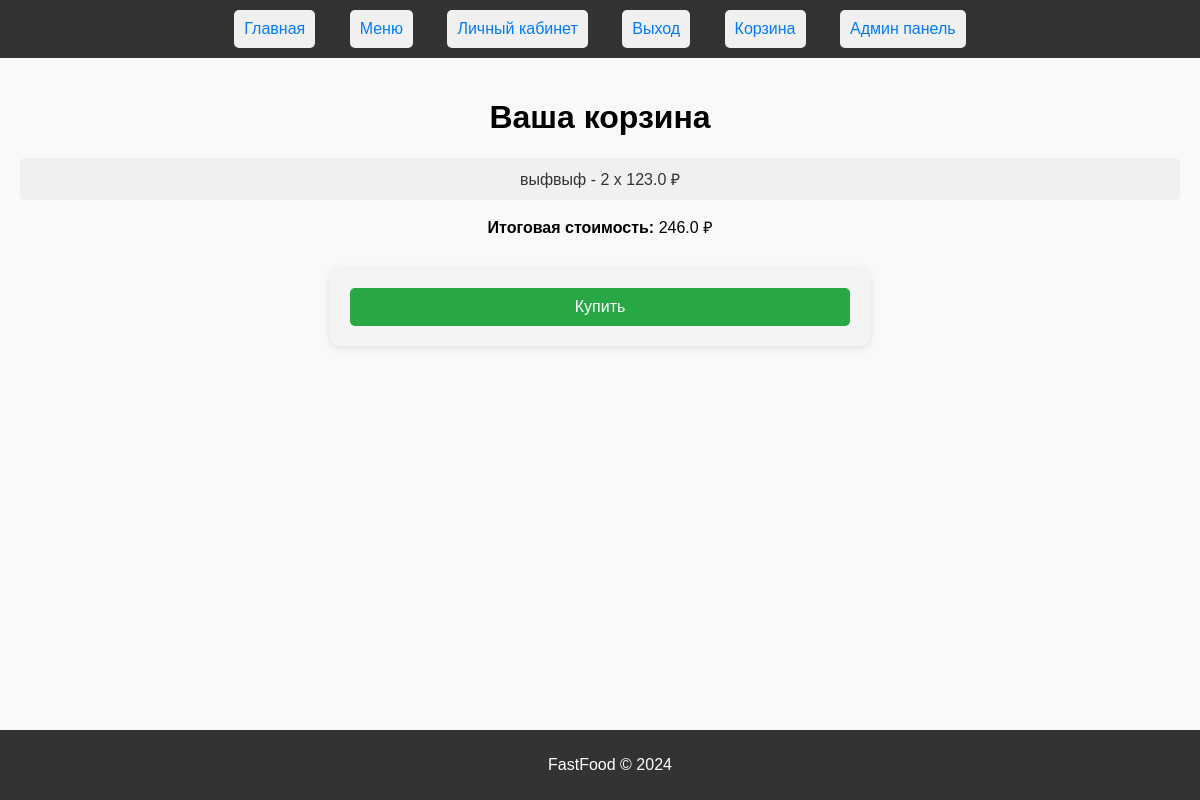
The page /cart (signed in) on the database its author committed.
### models.py (models this page shows)
class CartItem(Base):
    __tablename__ = 'cart_items'
    id = Column(Integer, primary_key=True, index=True)
    product_id = Column(Integer, ForeignKey('products.id'), nullable=False)
    user_id = Column(Integer, ForeignKey('clients.id'), nullable=False)
    quantity = Column(Integer, nullable=False, default=1)
    product = relationship('Product', back_populates="cart_items")
    user = relationship('Client', back_populates="cart_items")

class Product(Base):
    __tablename__ = 'products'
    id = Column(Integer, primary_key=True, index=True)
    name = Column(String, nullable=False)
    price = Column(Float, nullable=False)
    quantity_in_stock = Column(Integer, default=0)
    cart_items = relationship("CartItem", back_populates="product")

### main.py (the view)
@app.get("/cart", response_class=HTMLResponse)
async def cart(request: Request, db: Session = Depends(get_db)):
    user_email = request.cookies.get("user_email")
    if not user_email:
        return RedirectResponse("/login")
    user = db.query(Client).filter(Client.email == user_email).first()
    if not user:
        raise HTTPException(status_code=404, detail="Пользователь не найден")
    cart_items = db.query(CartItem).join(Product).filter(CartItem.user_id == user.id).all()
    total_price = sum(item.product.price * item.quantity for item in cart_items)
    return templates.TemplateResponse("cart.html", {"request": request, "cart_items": cart_items, "total_price": total_price})

### templates/cart.html (shortened to what this page needs)
{% extends "base.html" %}
{% block content %}
<h1>Ваша корзина</h1>
<ul>
    {% for item in cart_items %}
    <li>{{ item.product.name }} - {{ item.quantity }} x {{ item.product.price }} ₽</li>
    {% endfor %}
</ul>
<p><strong>Итоговая стоимость:</strong> {{ total_price }} ₽</p>
<div style="text-align: center; margin-top: 20px;">
    <form action="#" method="post">
        <button type="submit" style="padding: 10px 20px; font-size: 16px; background-color: #28a745; color: white; border: none; border-radius: 5px; cursor: pointer;">
            Купить
        </button>
    </form>
</div>
{% endblock %}

### static/css/style.css (style rules this page uses)
body { font-family: Arial, sans-serif; margin: 0; padding: 0; background-color: #f9f9f9; }
ul, ol { margin: 0; padding: 0; list-style-type: none; }
li { margin: 5px 0; padding: 10px; background-color: #f0f0f0; border-radius: 5px; font-size: 16px; font-family: Arial, sans-serif; color: #333; }
form { max-width: 500px; margin: 30px auto; padding: 20px; background-color: #f4f4f4; border-radius: 10px; box-shadow: 0 2px 8px rgba(0, 0, 0, 0.1); }
button { padding: 12px 20px; background-color: #333; color: #fff; border: none; border-radius: 5px; cursor: pointer; width: 100%; font-size: 16px; }

### rows shown on the page
CartItem: product.name "выфвыф", quantity "2", product.price "123.0"

### other values the page prints
{{ total_price }} "246.0"
